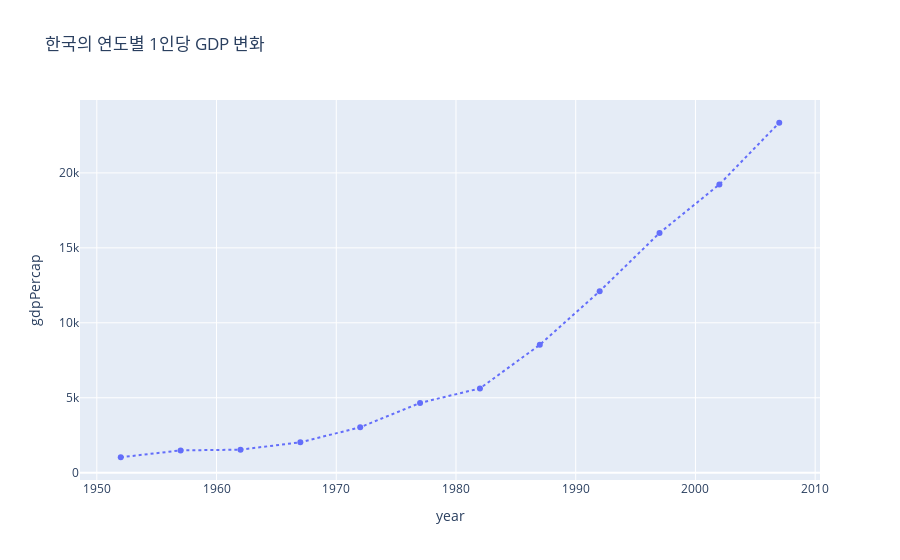

The notebook cell this image was saved under:
### Code cell
px.line(korea_df,
    x="year",
    y="gdpPercap",
    title="한국의 연도별 1인당 GDP 변화",
    line_dash_sequence=["dot"], # 점선 스타일 적용
    markers=True) # 데이터 포인트에 마커 표시

### Figure 1 — Plotly figure (JSON) as saved in the notebook; plotly's stock layout.template omitted (floating-point values rounded to 4 significant figures)
{"data": [{"hovertemplate": "year=%{x}<br>gdpPercap=%{y}<extra></extra>", "legendgroup": "", "line": {"color": "#636efa", "dash": "dot"}, "marker": {"symbol": "circle"}, "mode": "lines+markers", "name": "", "orientation": "v", "showlegend": false, "type": "scatter", "x": [1952, 1957, 1962, 1967, 1972, 1977, 1982, 1987, 1992, 1997, 2002, 2007], "xaxis": "x", "y": [1031.0, 1488.0, 1536.0, 2029.0, 3031.0, 4657.0, 5623.0, 8533.0, 12100.0, 15990.0, 19230.0, 23350.0], "yaxis": "y"}], "layout": {"legend": {"tracegroupgap": 0}, "title": {"text": "한국의 연도별 1인당 GDP 변화"}, "xaxis": {"anchor": "y", "domain": [0, 1], "title": {"text": "year"}}, "yaxis": {"anchor": "x", "domain": [0, 1], "title": {"text": "gdpPercap"}}}}
